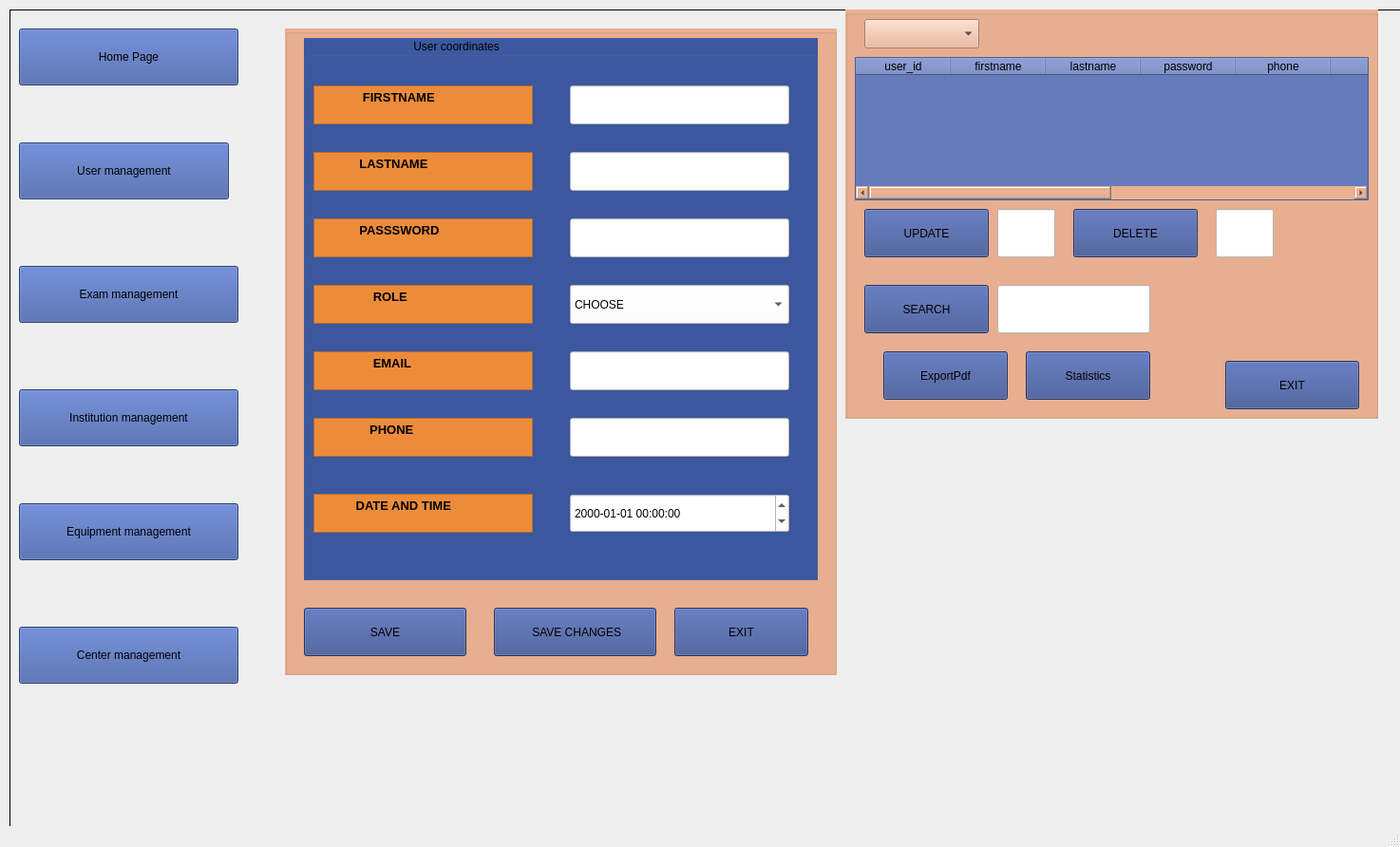
<?xml version="1.0" encoding="UTF-8"?>
<ui version="4.0">
 <class>MainWindow</class>
 <widget class="QMainWindow" name="MainWindow">
  <property name="geometry">
   <rect>
    <x>0</x>
    <y>0</y>
    <width>1474</width>
    <height>892</height>
   </rect>
  </property>
  <property name="windowTitle">
   <string>MainWindow</string>
  </property>
  <widget class="QWidget" name="m1">
   <widget class="QLabel" name="im1">
    <property name="enabled">
     <bool>true</bool>
    </property>
    <property name="geometry">
     <rect>
      <x>10</x>
      <y>10</y>
      <width>1474</width>
      <height>892</height>
     </rect>
    </property>
    <property name="autoFillBackground">
     <bool>true</bool>
    </property>
    <property name="frameShape">
     <enum>QFrame::Shape::Box</enum>
    </property>
    <property name="text">
     <string notr="true"/>
    </property>
    <property name="pixmap">
     <pixmap>../Users/benrh/OneDrive/Pictures/Screenshots/im1.png</pixmap>
    </property>
    <property name="scaledContents">
     <bool>true</bool>
    </property>
    <property name="wordWrap">
     <bool>true</bool>
    </property>
   </widget>
   <widget class="QGroupBox" name="groupBox_bgForm">
    <property name="geometry">
     <rect>
      <x>300</x>
      <y>30</y>
      <width>581</width>
      <height>681</height>
     </rect>
    </property>
    <property name="styleSheet">
     <string notr="true">
alternate-background-color: rgb(53, 74, 140);
background-color: rgb(234, 176, 146);</string>
    </property>
    <property name="title">
     <string/>
    </property>
    <widget class="QGroupBox" name="groupBox_userForm">
     <property name="geometry">
      <rect>
       <x>20</x>
       <y>10</y>
       <width>541</width>
       <height>571</height>
      </rect>
     </property>
     <property name="styleSheet">
      <string notr="true">font: 700 12pt &quot;PT Broken&quot;;
background-color: rgb(60, 88, 160);</string>
     </property>
     <property name="title">
      <string>                                  User coordinates</string>
     </property>
     <widget class="QTextEdit" name="QTextEdit_firstname">
      <property name="geometry">
       <rect>
        <x>10</x>
        <y>50</y>
        <width>231</width>
        <height>41</height>
       </rect>
      </property>
      <property name="styleSheet">
       <string notr="true">background-color: rgb(236, 140, 59);
font: 9pt &quot;Pristina&quot;;</string>
      </property>
      <property name="html">
       <string>&lt;!DOCTYPE HTML PUBLIC &quot;-//W3C//DTD HTML 4.0//EN&quot; &quot;http://www.w3.org/TR/REC-html40/strict.dtd&quot;&gt;
&lt;html&gt;&lt;head&gt;&lt;meta name=&quot;qrichtext&quot; content=&quot;1&quot; /&gt;&lt;meta charset=&quot;utf-8&quot; /&gt;&lt;style type=&quot;text/css&quot;&gt;
p, li { white-space: pre-wrap; }
hr { height: 1px; border-width: 0; }
li.unchecked::marker { content: &quot;\2610&quot;; }
li.checked::marker { content: &quot;\2612&quot;; }
&lt;/style&gt;&lt;/head&gt;&lt;body style=&quot; font-family:'Pristina'; font-size:9pt; font-weight:400; font-style:normal;&quot;&gt;
&lt;p style=&quot; margin-top:0px; margin-bottom:0px; margin-left:0px; margin-right:0px; -qt-block-indent:0; text-indent:0px;&quot;&gt;&lt;span style=&quot; font-family:'Segoe UI'; font-size:10pt; font-weight:700;&quot;&gt;             FIRSTNAME&lt;/span&gt;&lt;/p&gt;&lt;/body&gt;&lt;/html&gt;</string>
      </property>
     </widget>
     <widget class="QTextEdit" name="textEdit_lastname">
      <property name="geometry">
       <rect>
        <x>10</x>
        <y>120</y>
        <width>231</width>
        <height>41</height>
       </rect>
      </property>
      <property name="styleSheet">
       <string notr="true">background-color: rgb(236, 140, 59);
font: 9pt &quot;Pristina&quot;;</string>
      </property>
      <property name="html">
       <string>&lt;!DOCTYPE HTML PUBLIC &quot;-//W3C//DTD HTML 4.0//EN&quot; &quot;http://www.w3.org/TR/REC-html40/strict.dtd&quot;&gt;
&lt;html&gt;&lt;head&gt;&lt;meta name=&quot;qrichtext&quot; content=&quot;1&quot; /&gt;&lt;meta charset=&quot;utf-8&quot; /&gt;&lt;style type=&quot;text/css&quot;&gt;
p, li { white-space: pre-wrap; }
hr { height: 1px; border-width: 0; }
li.unchecked::marker { content: &quot;\2610&quot;; }
li.checked::marker { content: &quot;\2612&quot;; }
&lt;/style&gt;&lt;/head&gt;&lt;body style=&quot; font-family:'Pristina'; font-size:9pt; font-weight:400; font-style:normal;&quot;&gt;
&lt;p style=&quot; margin-top:0px; margin-bottom:0px; margin-left:0px; margin-right:0px; -qt-block-indent:0; text-indent:0px;&quot;&gt;&lt;span style=&quot; font-family:'Segoe UI'; font-size:10pt; font-weight:700;&quot;&gt;            LASTNAME&lt;/span&gt;&lt;/p&gt;&lt;/body&gt;&lt;/html&gt;</string>
      </property>
     </widget>
     <widget class="QTextEdit" name="textEdit_3">
      <property name="geometry">
       <rect>
        <x>10</x>
        <y>190</y>
        <width>231</width>
        <height>41</height>
       </rect>
      </property>
      <property name="styleSheet">
       <string notr="true">background-color: rgb(236, 140, 59);
font: 9pt &quot;Pristina&quot;;</string>
      </property>
      <property name="html">
       <string>&lt;!DOCTYPE HTML PUBLIC &quot;-//W3C//DTD HTML 4.0//EN&quot; &quot;http://www.w3.org/TR/REC-html40/strict.dtd&quot;&gt;
&lt;html&gt;&lt;head&gt;&lt;meta name=&quot;qrichtext&quot; content=&quot;1&quot; /&gt;&lt;meta charset=&quot;utf-8&quot; /&gt;&lt;style type=&quot;text/css&quot;&gt;
p, li { white-space: pre-wrap; }
hr { height: 1px; border-width: 0; }
li.unchecked::marker { content: &quot;\2610&quot;; }
li.checked::marker { content: &quot;\2612&quot;; }
&lt;/style&gt;&lt;/head&gt;&lt;body style=&quot; font-family:'Pristina'; font-size:9pt; font-weight:400; font-style:normal;&quot;&gt;
&lt;p style=&quot; margin-top:0px; margin-bottom:0px; margin-left:0px; margin-right:0px; -qt-block-indent:0; text-indent:0px;&quot;&gt;&lt;span style=&quot; font-family:'Segoe UI'; font-size:10pt; font-weight:700;&quot;&gt;            PASSSWORD&lt;/span&gt;&lt;/p&gt;&lt;/body&gt;&lt;/html&gt;</string>
      </property>
     </widget>
     <widget class="QTextEdit" name="textEdit_phone">
      <property name="geometry">
       <rect>
        <x>10</x>
        <y>400</y>
        <width>231</width>
        <height>41</height>
       </rect>
      </property>
      <property name="styleSheet">
       <string notr="true">background-color: rgb(236, 140, 59);
font: 9pt &quot;Pristina&quot;;</string>
      </property>
      <property name="html">
       <string>&lt;!DOCTYPE HTML PUBLIC &quot;-//W3C//DTD HTML 4.0//EN&quot; &quot;http://www.w3.org/TR/REC-html40/strict.dtd&quot;&gt;
&lt;html&gt;&lt;head&gt;&lt;meta name=&quot;qrichtext&quot; content=&quot;1&quot; /&gt;&lt;meta charset=&quot;utf-8&quot; /&gt;&lt;style type=&quot;text/css&quot;&gt;
p, li { white-space: pre-wrap; }
hr { height: 1px; border-width: 0; }
li.unchecked::marker { content: &quot;\2610&quot;; }
li.checked::marker { content: &quot;\2612&quot;; }
&lt;/style&gt;&lt;/head&gt;&lt;body style=&quot; font-family:'Pristina'; font-size:9pt; font-weight:400; font-style:normal;&quot;&gt;
&lt;p style=&quot; margin-top:0px; margin-bottom:0px; margin-left:0px; margin-right:0px; -qt-block-indent:0; text-indent:0px;&quot;&gt;&lt;span style=&quot; font-family:'Segoe UI'; font-size:10pt; font-weight:700;&quot;&gt;               PHONE&lt;/span&gt;&lt;/p&gt;&lt;/body&gt;&lt;/html&gt;</string>
      </property>
     </widget>
     <widget class="QTextEdit" name="textEdit_5">
      <property name="geometry">
       <rect>
        <x>10</x>
        <y>260</y>
        <width>231</width>
        <height>41</height>
       </rect>
      </property>
      <property name="styleSheet">
       <string notr="true">background-color: rgb(236, 140, 59);
font: 9pt &quot;Pristina&quot;;</string>
      </property>
      <property name="html">
       <string>&lt;!DOCTYPE HTML PUBLIC &quot;-//W3C//DTD HTML 4.0//EN&quot; &quot;http://www.w3.org/TR/REC-html40/strict.dtd&quot;&gt;
&lt;html&gt;&lt;head&gt;&lt;meta name=&quot;qrichtext&quot; content=&quot;1&quot; /&gt;&lt;meta charset=&quot;utf-8&quot; /&gt;&lt;style type=&quot;text/css&quot;&gt;
p, li { white-space: pre-wrap; }
hr { height: 1px; border-width: 0; }
li.unchecked::marker { content: &quot;\2610&quot;; }
li.checked::marker { content: &quot;\2612&quot;; }
&lt;/style&gt;&lt;/head&gt;&lt;body style=&quot; font-family:'Pristina'; font-size:9pt; font-weight:400; font-style:normal;&quot;&gt;
&lt;p style=&quot; margin-top:0px; margin-bottom:0px; margin-left:0px; margin-right:0px; -qt-block-indent:0; text-indent:0px;&quot;&gt;&lt;span style=&quot; font-family:'Segoe UI'; font-size:10pt; font-weight:700;&quot;&gt;                ROLE&lt;/span&gt;&lt;/p&gt;&lt;/body&gt;&lt;/html&gt;</string>
      </property>
     </widget>
     <widget class="QLineEdit" name="lineEdit_firstname">
      <property name="geometry">
       <rect>
        <x>280</x>
        <y>50</y>
        <width>231</width>
        <height>41</height>
       </rect>
      </property>
      <property name="styleSheet">
       <string notr="true">background-color: rgb(255, 255, 255);
color: rgb(0, 0, 0);</string>
      </property>
     </widget>
     <widget class="QLineEdit" name="lineEdit_lastname">
      <property name="geometry">
       <rect>
        <x>280</x>
        <y>120</y>
        <width>231</width>
        <height>41</height>
       </rect>
      </property>
      <property name="styleSheet">
       <string notr="true">background-color: rgb(255, 255, 255);
color: rgb(0, 0, 0);</string>
      </property>
     </widget>
     <widget class="QLineEdit" name="lineEdit_password">
      <property name="geometry">
       <rect>
        <x>280</x>
        <y>190</y>
        <width>231</width>
        <height>41</height>
       </rect>
      </property>
      <property name="styleSheet">
       <string notr="true">background-color: rgb(255, 255, 255);
color: rgb(0, 0, 0);</string>
      </property>
     </widget>
     <widget class="QLineEdit" name="lineEdit_phone">
      <property name="geometry">
       <rect>
        <x>280</x>
        <y>400</y>
        <width>231</width>
        <height>41</height>
       </rect>
      </property>
      <property name="styleSheet">
       <string notr="true">background-color: rgb(255, 255, 255);
color: rgb(0, 0, 0);</string>
      </property>
     </widget>
     <widget class="QDateTimeEdit" name="dateTimeEdit">
      <property name="geometry">
       <rect>
        <x>280</x>
        <y>480</y>
        <width>231</width>
        <height>41</height>
       </rect>
      </property>
      <property name="styleSheet">
       <string notr="true">background-color: rgb(255, 255, 255);
color: rgb(0, 0, 0);</string>
      </property>
      <property name="displayFormat">
       <string>yyyy-MM-dd HH:mm:ss </string>
      </property>
     </widget>
     <widget class="QTextEdit" name="textEdit_8">
      <property name="geometry">
       <rect>
        <x>10</x>
        <y>480</y>
        <width>231</width>
        <height>41</height>
       </rect>
      </property>
      <property name="styleSheet">
       <string notr="true">background-color: rgb(236, 140, 59);
font: 9pt &quot;Pristina&quot;;</string>
      </property>
      <property name="html">
       <string>&lt;!DOCTYPE HTML PUBLIC &quot;-//W3C//DTD HTML 4.0//EN&quot; &quot;http://www.w3.org/TR/REC-html40/strict.dtd&quot;&gt;
&lt;html&gt;&lt;head&gt;&lt;meta name=&quot;qrichtext&quot; content=&quot;1&quot; /&gt;&lt;meta charset=&quot;utf-8&quot; /&gt;&lt;style type=&quot;text/css&quot;&gt;
p, li { white-space: pre-wrap; }
hr { height: 1px; border-width: 0; }
li.unchecked::marker { content: &quot;\2610&quot;; }
li.checked::marker { content: &quot;\2612&quot;; }
&lt;/style&gt;&lt;/head&gt;&lt;body style=&quot; font-family:'Pristina'; font-size:9pt; font-weight:400; font-style:normal;&quot;&gt;
&lt;p style=&quot; margin-top:0px; margin-bottom:0px; margin-left:0px; margin-right:0px; -qt-block-indent:0; text-indent:0px;&quot;&gt;&lt;span style=&quot; font-family:'Segoe UI'; font-size:10pt; font-weight:700;&quot;&gt;           DATE AND TIME&lt;/span&gt;&lt;/p&gt;&lt;/body&gt;&lt;/html&gt;</string>
      </property>
     </widget>
     <widget class="QComboBox" name="comboBox_role">
      <property name="geometry">
       <rect>
        <x>280</x>
        <y>260</y>
        <width>231</width>
        <height>41</height>
       </rect>
      </property>
      <property name="styleSheet">
       <string notr="true">background-color: rgb(255, 255, 255);
font: 900 italic 9pt &quot;Segoe UI&quot;;
color: rgb(0, 0, 0);</string>
      </property>
      <item>
       <property name="text">
        <string>CHOOSE</string>
       </property>
      </item>
      <item>
       <property name="text">
        <string>Admin</string>
       </property>
      </item>
      <item>
       <property name="text">
        <string>Manager</string>
       </property>
      </item>
      <item>
       <property name="text">
        <string>Employee</string>
       </property>
      </item>
     </widget>
     <widget class="QTextEdit" name="textEdit_9">
      <property name="geometry">
       <rect>
        <x>10</x>
        <y>330</y>
        <width>231</width>
        <height>41</height>
       </rect>
      </property>
      <property name="styleSheet">
       <string notr="true">background-color: rgb(236, 140, 59);
font: 9pt &quot;Pristina&quot;;</string>
      </property>
      <property name="html">
       <string>&lt;!DOCTYPE HTML PUBLIC &quot;-//W3C//DTD HTML 4.0//EN&quot; &quot;http://www.w3.org/TR/REC-html40/strict.dtd&quot;&gt;
&lt;html&gt;&lt;head&gt;&lt;meta name=&quot;qrichtext&quot; content=&quot;1&quot; /&gt;&lt;meta charset=&quot;utf-8&quot; /&gt;&lt;style type=&quot;text/css&quot;&gt;
p, li { white-space: pre-wrap; }
hr { height: 1px; border-width: 0; }
li.unchecked::marker { content: &quot;\2610&quot;; }
li.checked::marker { content: &quot;\2612&quot;; }
&lt;/style&gt;&lt;/head&gt;&lt;body style=&quot; font-family:'Pristina'; font-size:9pt; font-weight:400; font-style:normal;&quot;&gt;
&lt;p style=&quot; margin-top:0px; margin-bottom:0px; margin-left:0px; margin-right:0px; -qt-block-indent:0; text-indent:0px;&quot;&gt;&lt;span style=&quot; font-family:'Segoe UI'; font-size:10pt; font-weight:700;&quot;&gt;                EMAIL&lt;/span&gt;&lt;/p&gt;&lt;/body&gt;&lt;/html&gt;</string>
      </property>
     </widget>
     <widget class="QLineEdit" name="lineEdit_email">
      <property name="geometry">
       <rect>
        <x>280</x>
        <y>330</y>
        <width>231</width>
        <height>41</height>
       </rect>
      </property>
      <property name="styleSheet">
       <string notr="true">background-color: rgb(255, 255, 255);
color: rgb(0, 0, 0);</string>
      </property>
     </widget>
    </widget>
    <widget class="QPushButton" name="pushButton_save">
     <property name="geometry">
      <rect>
       <x>20</x>
       <y>610</y>
       <width>171</width>
       <height>51</height>
      </rect>
     </property>
     <property name="styleSheet">
      <string notr="true">background-color: rgb(53, 74, 140);
</string>
     </property>
     <property name="text">
      <string>SAVE</string>
     </property>
    </widget>
    <widget class="QPushButton" name="pushButton_savechanges">
     <property name="geometry">
      <rect>
       <x>220</x>
       <y>610</y>
       <width>171</width>
       <height>51</height>
      </rect>
     </property>
     <property name="styleSheet">
      <string notr="true">background-color: rgb(53, 74, 140);
</string>
     </property>
     <property name="text">
      <string> SAVE CHANGES</string>
     </property>
    </widget>
    <widget class="QPushButton" name="pushButton_exit">
     <property name="geometry">
      <rect>
       <x>410</x>
       <y>610</y>
       <width>141</width>
       <height>51</height>
      </rect>
     </property>
     <property name="styleSheet">
      <string notr="true">background-color: rgb(53, 74, 140);
</string>
     </property>
     <property name="text">
      <string>EXIT</string>
     </property>
    </widget>
   </widget>
   <widget class="QPushButton" name="homePageButton">
    <property name="geometry">
     <rect>
      <x>20</x>
      <y>30</y>
      <width>231</width>
      <height>60</height>
     </rect>
    </property>
    <property name="styleSheet">
     <string notr="true">background-color: rgb(60, 88, 160);</string>
    </property>
    <property name="text">
     <string>Home Page</string>
    </property>
   </widget>
   <widget class="QPushButton" name="pushButton_userManagement">
    <property name="geometry">
     <rect>
      <x>20</x>
      <y>150</y>
      <width>221</width>
      <height>60</height>
     </rect>
    </property>
    <property name="styleSheet">
     <string notr="true">background-color: rgb(60, 88, 160);</string>
    </property>
    <property name="text">
     <string>User management</string>
    </property>
   </widget>
   <widget class="QPushButton" name="pushButton_9">
    <property name="geometry">
     <rect>
      <x>20</x>
      <y>280</y>
      <width>231</width>
      <height>60</height>
     </rect>
    </property>
    <property name="styleSheet">
     <string notr="true">background-color: rgb(60, 88, 160);</string>
    </property>
    <property name="text">
     <string>Exam management</string>
    </property>
   </widget>
   <widget class="QPushButton" name="pushButton_10">
    <property name="geometry">
     <rect>
      <x>20</x>
      <y>530</y>
      <width>231</width>
      <height>60</height>
     </rect>
    </property>
    <property name="styleSheet">
     <string notr="true">background-color: rgb(60, 88, 160);</string>
    </property>
    <property name="text">
     <string>Equipment management</string>
    </property>
   </widget>
   <widget class="QPushButton" name="pushbutton_institutionManagement">
    <property name="geometry">
     <rect>
      <x>20</x>
      <y>410</y>
      <width>231</width>
      <height>60</height>
     </rect>
    </property>
    <property name="styleSheet">
     <string notr="true">background-color: rgb(60, 88, 160);</string>
    </property>
    <property name="text">
     <string>Institution management</string>
    </property>
   </widget>
   <widget class="QPushButton" name="pushButton_12">
    <property name="geometry">
     <rect>
      <x>20</x>
      <y>660</y>
      <width>231</width>
      <height>60</height>
     </rect>
    </property>
    <property name="styleSheet">
     <string notr="true">background-color: rgb(60, 88, 160);</string>
    </property>
    <property name="text">
     <string>Center management</string>
    </property>
   </widget>
   <widget class="QGroupBox" name="groupBox_bg_user">
    <property name="geometry">
     <rect>
      <x>890</x>
      <y>10</y>
      <width>561</width>
      <height>431</height>
     </rect>
    </property>
    <property name="styleSheet">
     <string notr="true">background-color: rgb(234, 176, 146);</string>
    </property>
    <property name="title">
     <string/>
    </property>
    <widget class="QTableWidget" name="tableWidget_users">
     <property name="geometry">
      <rect>
       <x>10</x>
       <y>50</y>
       <width>541</width>
       <height>151</height>
      </rect>
     </property>
     <property name="styleSheet">
      <string notr="true">color: rgb(0, 0, 0);
background-color: rgb(101, 123, 188);</string>
     </property>
     <column>
      <property name="text">
       <string>user_id</string>
      </property>
     </column>
     <column>
      <property name="text">
       <string>firstname</string>
      </property>
     </column>
     <column>
      <property name="text">
       <string>lastname</string>
      </property>
     </column>
     <column>
      <property name="text">
       <string>password</string>
      </property>
     </column>
     <column>
      <property name="text">
       <string>phone</string>
      </property>
     </column>
     <column>
      <property name="text">
       <string>role</string>
      </property>
     </column>
     <column>
      <property name="text">
       <string>email</string>
      </property>
     </column>
     <column>
      <property name="text">
       <string>center_id</string>
      </property>
     </column>
     <column>
      <property name="text">
       <string>equipment_id</string>
      </property>
     </column>
     <column>
      <property name="text">
       <string>datetime</string>
      </property>
     </column>
    </widget>
    <widget class="QPushButton" name="pushButton_delete">
     <property name="geometry">
      <rect>
       <x>240</x>
       <y>210</y>
       <width>131</width>
       <height>51</height>
      </rect>
     </property>
     <property name="styleSheet">
      <string notr="true">background-color: rgb(53, 74, 140);
</string>
     </property>
     <property name="text">
      <string>DELETE</string>
     </property>
    </widget>
    <widget class="QPushButton" name="pushButton_update">
     <property name="geometry">
      <rect>
       <x>20</x>
       <y>210</y>
       <width>131</width>
       <height>51</height>
      </rect>
     </property>
     <property name="styleSheet">
      <string notr="true">background-color: rgb(53, 74, 140);
</string>
     </property>
     <property name="text">
      <string>UPDATE</string>
     </property>
    </widget>
    <widget class="QLineEdit" name="lineEdit_user_id2">
     <property name="geometry">
      <rect>
       <x>390</x>
       <y>210</y>
       <width>61</width>
       <height>51</height>
      </rect>
     </property>
     <property name="styleSheet">
      <string notr="true">background-color: rgb(255, 255, 255);
color: rgb(0, 0, 0);</string>
     </property>
    </widget>
    <widget class="QLineEdit" name="lineEdit_user_id">
     <property name="geometry">
      <rect>
       <x>160</x>
       <y>210</y>
       <width>61</width>
       <height>51</height>
      </rect>
     </property>
     <property name="styleSheet">
      <string notr="true">background-color: rgb(255, 255, 255);
color: rgb(0, 0, 0);</string>
     </property>
    </widget>
    <widget class="QPushButton" name="pushButton_exit2">
     <property name="geometry">
      <rect>
       <x>400</x>
       <y>370</y>
       <width>141</width>
       <height>51</height>
      </rect>
     </property>
     <property name="styleSheet">
      <string notr="true">background-color: rgb(53, 74, 140);
</string>
     </property>
     <property name="text">
      <string>EXIT</string>
     </property>
    </widget>
    <widget class="QPushButton" name="pushButton_search">
     <property name="geometry">
      <rect>
       <x>20</x>
       <y>290</y>
       <width>131</width>
       <height>51</height>
      </rect>
     </property>
     <property name="styleSheet">
      <string notr="true">background-color: rgb(53, 74, 140);
</string>
     </property>
     <property name="text">
      <string>SEARCH</string>
     </property>
    </widget>
    <widget class="QLineEdit" name="lineEdit_phoneSearch">
     <property name="geometry">
      <rect>
       <x>160</x>
       <y>290</y>
       <width>161</width>
       <height>51</height>
      </rect>
     </property>
     <property name="styleSheet">
      <string notr="true">background-color: rgb(255, 255, 255);
color: rgb(0, 0, 0);</string>
     </property>
    </widget>
    <widget class="QComboBox" name="comboBox_sort">
     <property name="geometry">
      <rect>
       <x>20</x>
       <y>10</y>
       <width>121</width>
       <height>31</height>
      </rect>
     </property>
    </widget>
    <widget class="QPushButton" name="pushButton_exportPdf">
     <property name="geometry">
      <rect>
       <x>40</x>
       <y>360</y>
       <width>131</width>
       <height>51</height>
      </rect>
     </property>
     <property name="styleSheet">
      <string notr="true">background-color: rgb(53, 74, 140);
</string>
     </property>
     <property name="text">
      <string>ExportPdf</string>
     </property>
    </widget>
    <widget class="QPushButton" name="pushButtonShowChart">
     <property name="geometry">
      <rect>
       <x>190</x>
       <y>360</y>
       <width>131</width>
       <height>51</height>
      </rect>
     </property>
     <property name="styleSheet">
      <string notr="true">background-color: rgb(53, 74, 140);
</string>
     </property>
     <property name="text">
      <string>Statistics</string>
     </property>
    </widget>
   </widget>
  </widget>
  <widget class="QMenuBar" name="menubar">
   <property name="geometry">
    <rect>
     <x>0</x>
     <y>0</y>
     <width>1474</width>
     <height>25</height>
    </rect>
   </property>
  </widget>
  <widget class="QStatusBar" name="statusbar"/>
 </widget>
 <resources/>
 <connections/>
</ui>
